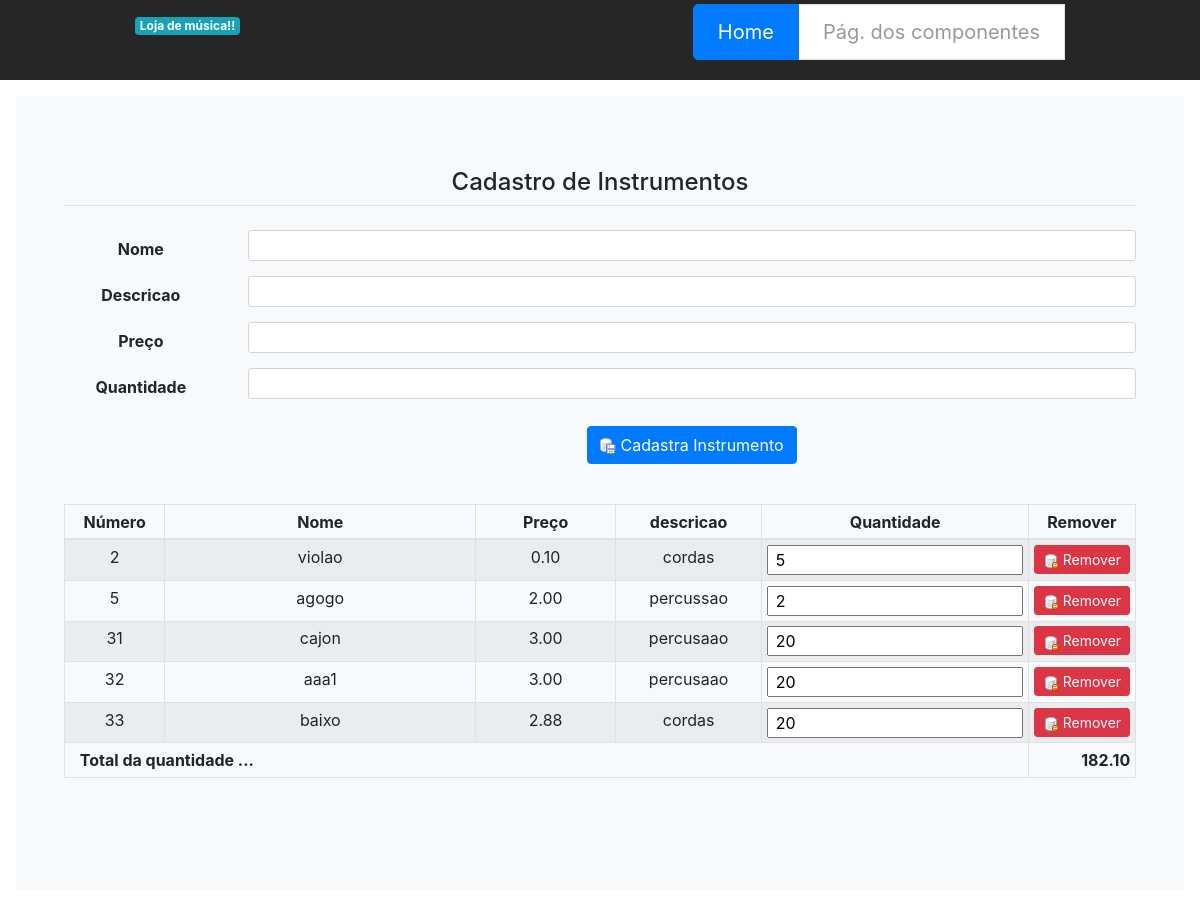
Page /cadastra_produto/ (signed in) on the committed database.
### instrumentos/models.py (models this page shows, shortened)
class Instrumento(models.Model):
    user = models.ForeignKey(settings.AUTH_USER_MODEL,
                             related_name='operacoes_do_usuario',
                             on_delete=models.DO_NOTHING,
                             null=True)
    nome = models.CharField(max_length=200, db_index=True)
    descricao = models.CharField(max_length=200, db_index=True)
    preco = models.DecimalField(max_digits=10, decimal_places=2)
    quantidade = models.IntegerField()

### instrumentos/views.py (the view)
# urls.py: path('cadastra_produto/', cadastra_produto, name='cadastra_produto'),
def cadastra_produto(request):
    if request.method == "POST":
        form = ProdutoForm(request.POST)
        if form.is_valid():
            instrumento = form.save(commit=False)
            instrumento.user = request.user
            instrumento.save()
    else:
        form = ProdutoForm()
    instrumentos = Instrumento.objects.all()
    valor_de_quantidade = 0
    lista = []
    ids_dos_instrumentos = []
    for instrumento in instrumentos:
        valor_de_quantidade = valor_de_quantidade + instrumento.preco * instrumento.quantidade
        ids_dos_instrumentos.append(instrumento.id)
        lista.append({'instrumento': instrumento,
                      'pode_remover': True if instrumento.user == request.user else False})
    return render(request, 'cadastra_instrumento.html', {'form': form,
                                                            'lista': lista,
                                                            'valor_de_quantidade': valor_de_quantidade,
                                                            'ids_dos_instrumentos': ids_dos_instrumentos})

### autenticacao/views.py (called while the page is built)
    def __call__(self, request):
        print("request.path = ", request.path)
        print("self.login_path = ", self.login_path)
        print("request.user.is_anonymous = ", request.user.is_anonymous)
        if request.path != self.login_path and request.user.is_anonymous:
            return HttpResponseRedirect('%s?next=%s' % (self.login_path, request.path))
        response = self.get_response(request)
        return response

### instrumentos/templates/cadastra_instrumento.html (shortened to what this page needs)
{% load static %}
<!DOCTYPE html>
<html lang="en">
<head>
    <link rel="stylesheet" type="text/css" href="{% static 'produtos/css/bootstrap.css' %}" />
    <link rel="stylesheet" type="text/css" href="{% static 'produtos/css/styles.css' %}" />
    <link rel="stylesheet" type="text/css" href="{% static 'produtos/css/jquery-ui.css' %}">
    <link rel="stylesheet" type="text/css" href="{% static 'produtos/css/jquery-ui.css' %}">
</head>
<body>
    <nav class="site-header sticky-top py-1">
        <div class="container d-flex flex-column flex-md-row justify-content-between">
            <a class="py-2" href="#">
                <span class="badge badge-info">Loja de música!!</span>
            </a>
            <ul class="pagination pagination-lg">
                <li class="page-item active"><a class="page-link" href="{% url 'list_instrumentos' %}">Home</a></li>
                <li class="page-item-disable"><a class="page-link" href="instrumentos-form.html">Pág. dos componentes</a></li>
            </ul>
        </div>
    </nav>
    <div class="position-relative overflow-hidden p-3 p-md-5 m-md-3 text-center bg-light" >
        <br>
        <div class="row">
            <div class="col-lg-12">
                <h4 class="titulo mb-0">Cadastro de Instrumentos</h4>
                <hr class="mt-2 mb-4">
            </div>
        </div>
        <form  class= "needs-validation"  action ="{% url 'cadastra_produto' %}" method ="POST" novalidate>
            <div class="form-group row mb-2">
                <label for="id_nome" class="col-lg-2 col-form-label font-weight-bold">Nome</label>
                <div class="col-lg-10">
                    {{ form.nome }}
                </div>
            </div>
            <div class="form-group row mb-2">
                <label for="id_descricao" class="col-lg-2 col-form-label font-weight-bold">Descricao</label>
                <div class="col-lg-10">
                    {{ form.descricao }}
                </div>
            </div>
            <div class="form-group row mb-2">
                <label for="id_preco" class="col-lg-2 col-form-label font-weight-bold">Preço</label>
                <div class="col-lg-10">
                    <input type="text"
                           class="form-control form-control-sm"
                           name="preco"
                           id="id_preco"
                           value="{% if form.preco.value != None %}{{ form.preco.value|stringformat:'s' }}{% endif %}"
                           maxlength="120"
                           required>
                </div>
            </div>
            <div class="form-group row mb-2">
                <label for="id_quantidade" class="col-lg-2 col-form-label font-weight-bold">Quantidade</label>
                <div class="col-lg-10">
                    {{ form.quantidade }}
                </div>
            </div>
            <div class="form-group row" style="margin-top: 20px;">
                <div class="col-lg-10 offset-lg-2">
                    <button type="" id="inclusao"  action="{% url 'cadastra_produto' %}" class="btn btn-primary" method="POST"><img src="{% static 'produtos/images/skin/database_save.png' %}">
                        Cadastra Instrumento
                    </button>
                </div>
            </div>
        </form>
         <br>
        {% if lista %}
            <div class="row">
                <div class="col-12">
                    <div class="table-responsive">
                        <table id="tabela" style="width:100%" class="table table-striped table-sm table-bordered">
                            <thead>
                                <tr>
                                    <th class="text-center">Número</th>
                                    <th class="text-center">Nome</th>
                                    <th class="text-center">Preço</th>
                                    <th class="text-center">descricao</th>
                                    <th class="text-center">Quantidade</th>
                                    <th class="text-center">Remover</th>
                                </tr>
                            </thead>
                            <tbody>
                                {% for item in lista %}
                                    <tr>
                                        <td width="10%" class="text-center">
                                            {{ item.instrumento.id }}
                                        </td>
                                        <td width="35%">
                                            {{ item.instrumento.nome }}
                                        </td>
                                        <td width="15%" class="text-center">
                                            {{ item.instrumento.preco }}
                                        </td>
                                        <td width="15%" class="text-center">
                                            {{ item.instrumento.descricao }}
                                        </td>
                                        <td width="15%" class="text-center">
                                            <input type="text" value=" {{ item.instrumento.quantidade}}" id="id_quantidade" name="quantidade">
                                        </td>
                                        <td width="10%" class="text-center">
                                            <form style="margin-bottom: 0px;"
                                                  action ="{% url 'delete_instrumento' item.instrumento.id %}"
                                                  method ="post" novalidate>
                                                <button style="margin-top: 0px; margin-bottom: 0px; padding-top: 3px; padding-bottom: 3px;"
                                                        type="button" class="btn btn-sm btn-danger btn-remove" {% if not item.pode_remover %}  {% endif %}>
                                                    <img src="{% static 'produtos/images/skin/database_delete.png' %}">
                                                    Remover
                                                </button>
                                            </form>
                                        </td>
                                    </tr>
                                {% endfor %}
                                <tr>
                                    <td colspan="5" width="90%" class="text-left">
                                        <strong style="margin-left: 10px;">Total da quantidade ...</strong>
                                    </td>
                                    <td width="10%" class="text-right">
                                        <strong id="valor-de-quantidade">{{ valor_de_quantidade }}</strong>
                                    </td>
                                </tr>
                            </tbody>
                        </table>
                    </div>
                </div>
            </div>
        {% endif %}
        <br/>
        <br/>
    </div>
</body>
</html>

### instrumentos/static/produtos/css/styles.css (style rules this page uses)
.container { max-width: 960px; }
.site-header { background-color: rgba(0, 0, 0, .85); -webkit-backdrop-filter: saturate(180%) blur(20px); backdrop-filter: saturate(180%) blur(20px); }
.site-header a { color: #999; transition: ease-in-out color .15s; }
.overflow-hidden { overflow: hidden; }

### rows in the picture
Instrumento: instrumento.id "2", instrumento.nome "violao", instrumento.preco "0.10", instrumento.descricao "cordas", quantidade "5"
Instrumento: instrumento.id "5", instrumento.nome "agogo", instrumento.preco "2.00", instrumento.descricao "percussao", quantidade "2"
Instrumento: instrumento.id "31", instrumento.nome "cajon", instrumento.preco "3.00", instrumento.descricao "percusaao", quantidade "20"
Instrumento: instrumento.id "32", instrumento.nome "aaa1", instrumento.preco "3.00", instrumento.descricao "percusaao", quantidade "20"
Instrumento: instrumento.id "33", instrumento.nome "baixo", instrumento.preco "2.88", instrumento.descricao "cordas", quantidade "20"

### other values in the picture
{{ valor_de_quantidade }} "182.10"
